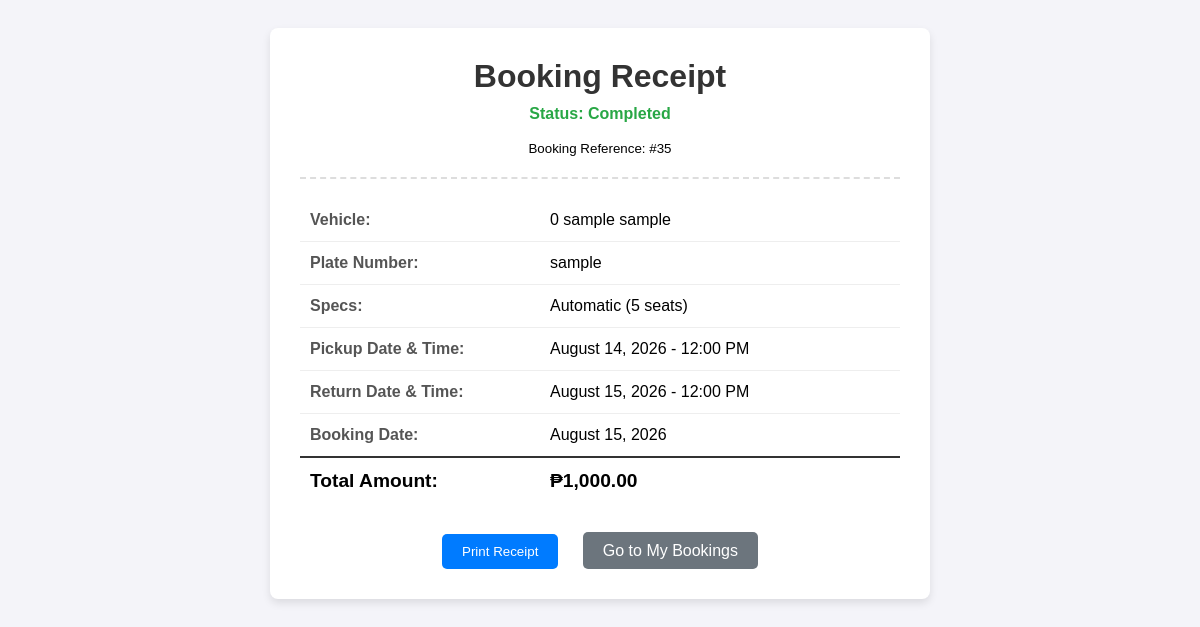
Page /admin/view_receipt.php?booking_id=35 (signed in) on the committed database.
### tables this page shows
CREATE TABLE `bookings` (
  `booking_id` int(11) NOT NULL,
  `user_id` int(11) NOT NULL,
  `vehicle_id` int(11) NOT NULL,
  `driver_id` int(11) DEFAULT NULL,
  `pickup_date` datetime NOT NULL,
  `pickup_time` time DEFAULT '08:00:00',
  `return_date` datetime NOT NULL,
  `return_time` time DEFAULT '17:00:00',
  `pickup_latitude` decimal(10,8) DEFAULT NULL,
  `pickup_longitude` decimal(11,8) DEFAULT NULL,
  `total_price` decimal(10,2) NOT NULL,
  `status` enum('pending','approved','ongoing','completed','cancelled') NOT NULL DEFAULT 'pending',
  `created_at` timestamp NOT NULL DEFAULT current_timestamp()
);

CREATE TABLE `vehicles` (
  `vehicle_id` int(11) NOT NULL,
  `brand` varchar(50) NOT NULL,
  `model_name` varchar(50) NOT NULL,
  `year` int(11) NOT NULL,
  `plate_number` varchar(20) NOT NULL,
  `category` enum('sedan','suv','van','luxury','truck') NOT NULL DEFAULT 'sedan',
  `capacity` int(11) NOT NULL DEFAULT 5,
  `transmission` varchar(20) NOT NULL DEFAULT 'Automatic',
  `daily_rate` decimal(10,2) NOT NULL,
  `status` enum('available','booked','maintenance','out_of_service') NOT NULL DEFAULT 'available',
  `current_mileage` int(11) NOT NULL DEFAULT 0,
  `image_url` varchar(255) DEFAULT NULL,
  `created_at` timestamp NOT NULL DEFAULT current_timestamp()
);

### admin/view_receipt.php (the view, shortened to what this page needs)
<?php
require_once '../db.php';
$booking_id = isset($_GET['booking_id']) ? intval($_GET['booking_id']) : 0;
try {
    $sql = "
        SELECT
            b.*,
            v.brand,
            v.model_name,
            v.year,
            v.plate_number,
            v.transmission,
            v.capacity
        FROM bookings b
        JOIN vehicles v ON b.vehicle_id = v.vehicle_id
        WHERE b.booking_id = :booking_id AND b.user_id = :user_id
    ";
    $stmt = $pdo->prepare($sql);
    $stmt->execute([
        ':booking_id' => $booking_id,
        ':user_id'    => $_SESSION['user_id']
    ]);
    $receipt = $stmt->fetch(PDO::FETCH_ASSOC);
} catch (PDOException $e) {
    die("Database Error: " . $e->getMessage());
}
?>
<!DOCTYPE html>
<html lang="en">
<head>
</head>
<body>
<div class="receipt-container">
    <div class="receipt-header">
        <h1>Booking Receipt</h1>
        <p>Status: <?php echo ucfirst(htmlspecialchars($receipt['status'])); ?></p>
        <small>Booking Reference: #<?php echo $receipt['booking_id']; ?></small>
    </div>
    <div class="receipt-details">
        <table>
            <tr>
                <th>Vehicle:</th>
                <td><?php echo htmlspecialchars($receipt['year'] . ' ' . $receipt['brand'] . ' ' . $receipt['model_name']); ?></td>
            </tr>
            <tr>
                <th>Plate Number:</th>
                <td><?php echo htmlspecialchars($receipt['plate_number']); ?></td>
            </tr>
            <tr>
                <th>Specs:</th>
                <td><?php echo htmlspecialchars($receipt['transmission']) . ' (' . htmlspecialchars($receipt['capacity']) . ' seats)'; ?></td>
            </tr>
            <tr>
                <th>Pickup Date & Time:</th>
                <td><?php echo date('F j, Y - g:i A', strtotime($receipt['pickup_date'])); ?></td>
            </tr>
            <tr>
                <th>Return Date & Time:</th>
                <td><?php echo date('F j, Y - g:i A', strtotime($receipt['return_date'])); ?></td>
            </tr>
            <tr>
                <th>Booking Date:</th>
                <td><?php echo date('F j, Y', strtotime($receipt['created_at'])); ?></td>
            </tr>
            <tr class="total-row">
                <th>Total Amount:</th>
                <td>₱<?php echo number_format($receipt['total_price'], 2); ?></td>
            </tr>
        </table>
    </div>
    <div class="actions">
        <button onclick="window.print()" class="btn">Print Receipt</button>
        <a href="my_bookings.php" class="btn btn-secondary">Go to My Bookings</a>
    </div>
</div>
</body>
</html>

### admin/view_receipt.php (style rules this page uses)
body { font-family: Arial, sans-serif; background-color: #f4f4f9; padding: 20px; }
.receipt-container { max-width: 600px; margin: 0 auto; background: #fff; padding: 30px; border-radius: 8px; box-shadow: 0 4px 8px rgba(0,0,0,0.1); }
.receipt-header { text-align: center; border-bottom: 2px dashed #ddd; padding-bottom: 20px; margin-bottom: 20px; }
.receipt-header h1 { margin: 0; color: #333; }
.receipt-header p { color: #28a745; font-weight: bold; margin-top: 10px; }
.receipt-details { margin-bottom: 20px; }
.receipt-details table { width: 100%; border-collapse: collapse; }
.receipt-details th, .receipt-details td { padding: 12px 10px; border-bottom: 1px solid #eee; text-align: left; }
.receipt-details th { width: 40%; color: #555; }
.total-row th, .total-row td { font-size: 1.2em; font-weight: bold; color: #000; border-top: 2px solid #333; border-bottom: none; }
.actions { text-align: center; margin-top: 30px; }
.btn { padding: 10px 20px; background: #007bff; color: white; text-decoration: none; border-radius: 5px; margin: 0 10px; border: none; cursor: pointer; }
.btn-secondary { background: #6c757d; }

### rows in the picture
bookings: status "Completed", booking_id "35", vehicle.model_name "0 sample sample", vehicle.plate_number "sample", vehicle.transmission "Automatic", vehicle.capacity "5", pickup_date "August 14, 2026 - 12:00 PM", return_date "August 15, 2026 - 12:00 PM", created_at "August 15, 2026", total_price "1,000.00"
